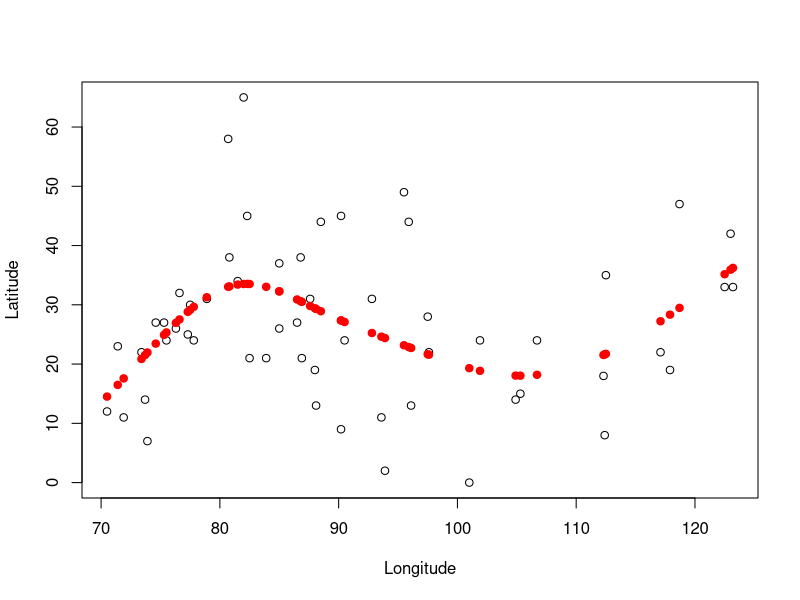

The R script that drew this image: (Note: this script raises an error after producing the figure.)
rm(list = ls())
require(mgcv)


# load data
temp <- read.table(file='temperature.txt',header=T)
attach(temp)
n <- 56
plot(Long,JanTemp, 
     xlab = "Longitude", ylab = "Latitude")

gam_1 <- gam(JanTemp~s(Long))
points(Long, gam_1$fitted.values, col = "red", pch = 19)

gam.check(temp.spline)
abline(0, 1)



sp_list <- seq(from = 0, to = 2, by = 0.01)
gcv = 0 * sp_list
i = 0
for (sp in sp_list) {
  i = i + 1
  gcv[i] = gam(JanTemp ~ s(Long), data = temp, sp = sp)$gcv.ubre
}


sp_opt <- sp_list[which.min(gcv)]

plot(sp_list, gcv, pch = 19, xlab = "smoothing parameter", ylab = "GCV")
abline(v = sp_opt)
sp_1 = 0.05
sp_2 = 0.5
sp_3 = 1

fit_1 <- gam(JanTemp~s(Long), sp = sp_1)
fit_2 <- gam(JanTemp~s(Long), sp = sp_2)
fit_3 <- gam(JanTemp~s(Long), sp = sp_3)
fit_opt <- gam(JanTemp~s(Long), sp = sp_opt)


x = seq(from = min(Long), to = max(Long), length.out = 200)


plot(Long, JanTemp, pch = 19, ylim = c(0, 80))
points(x, predict(fit_1, newdata = data.frame(Long = x)), 
       col = "red", pch = 19, type ="l", lwd = 2)
points(x, predict(fit_2, newdata = data.frame(Long = x)),
       col = "blue", pch = 19, type ="l", lwd = 2)
points(x, predict(fit_3, newdata = data.frame(Long = x)), 
       col = "forestgreen", pch = 19, type ="l", lwd = 2)
points(x, predict(fit_opt, newdata = data.frame(Long = x)), 
       col = "black", pch = 19, type ="l", lwd = 2)

legend("topright", legend = c("sp = 0.05", "sp = 0.5", "sp = 1", "optimal sp"), 
       col = c("red", "blue", "forestgreen", "black"), lwd = 1, bty = "n")


##### Ex 3

require(MASS)
n <- nrow(mcycle)

plot(mcycle)

# Fit a gam model
mc <- gam(accel ~ s(times, k=20 ), data = mcycle)

# save the smoothing parameter tuned by gam( )
sp_0 <- mc$sp
# plot the fit
points(mcycle$times, mc$fitted.values, col ="red", pch = 19)
# summary
summary(mc)
# check
gam.check(mc)
abline(0,1)

# Compute matriw A.
A = matrix(nrow = n, ncol = n)
for (j in 1:n) {
  mcycle$y = 0
  mcycle$y[j] = 1
  A[, j]  = gam(y ~ s(times, k = 20), sp = sp_0, data = mcycle)$fitted.values
}

A[1:5, 1:5]

rowSums(A)
# If y was equal to a constant c, the fit should give the same constant c as fitted values. 
# This mean that A c = c. That's because there is no penalization on the intercept.




# 

i  = 65

plot(mcycle$times, A[i, ], pch = 19)
abline( h = 0)

for (i in 1:n) {
  plot(mcycle$times, A[i, ], pch = 19)
  abline( h = 0)
}


sp_1 = 5 * sp_0
i  = 65

mcycle$y = 0
mcycle$y[i] = 1

A1_i  = gam(y ~ s(times, k = 20), sp = sp_1, data = mcycle)$fitted.values

sp_2 = sp_0 / 5
A2_i  = gam(y ~ s(times, k = 20), sp = sp_2, data = mcycle)$fitted.values

plot(mcycle$times, A[i, ], pch = 19, "l", ylim = c(-0.02, 0.13))
points(mcycle$times, A1_i, col = "red", pch = 19, "l")
points(mcycle$times, A2_i, col = "blue", pch = 19, "l")
legend("topright", col = c("black", "red", "blue"), legend = c("original sp", "sp 5 times bigger", "sp 5 times smaller"), lwd = 1, bty = "n")
